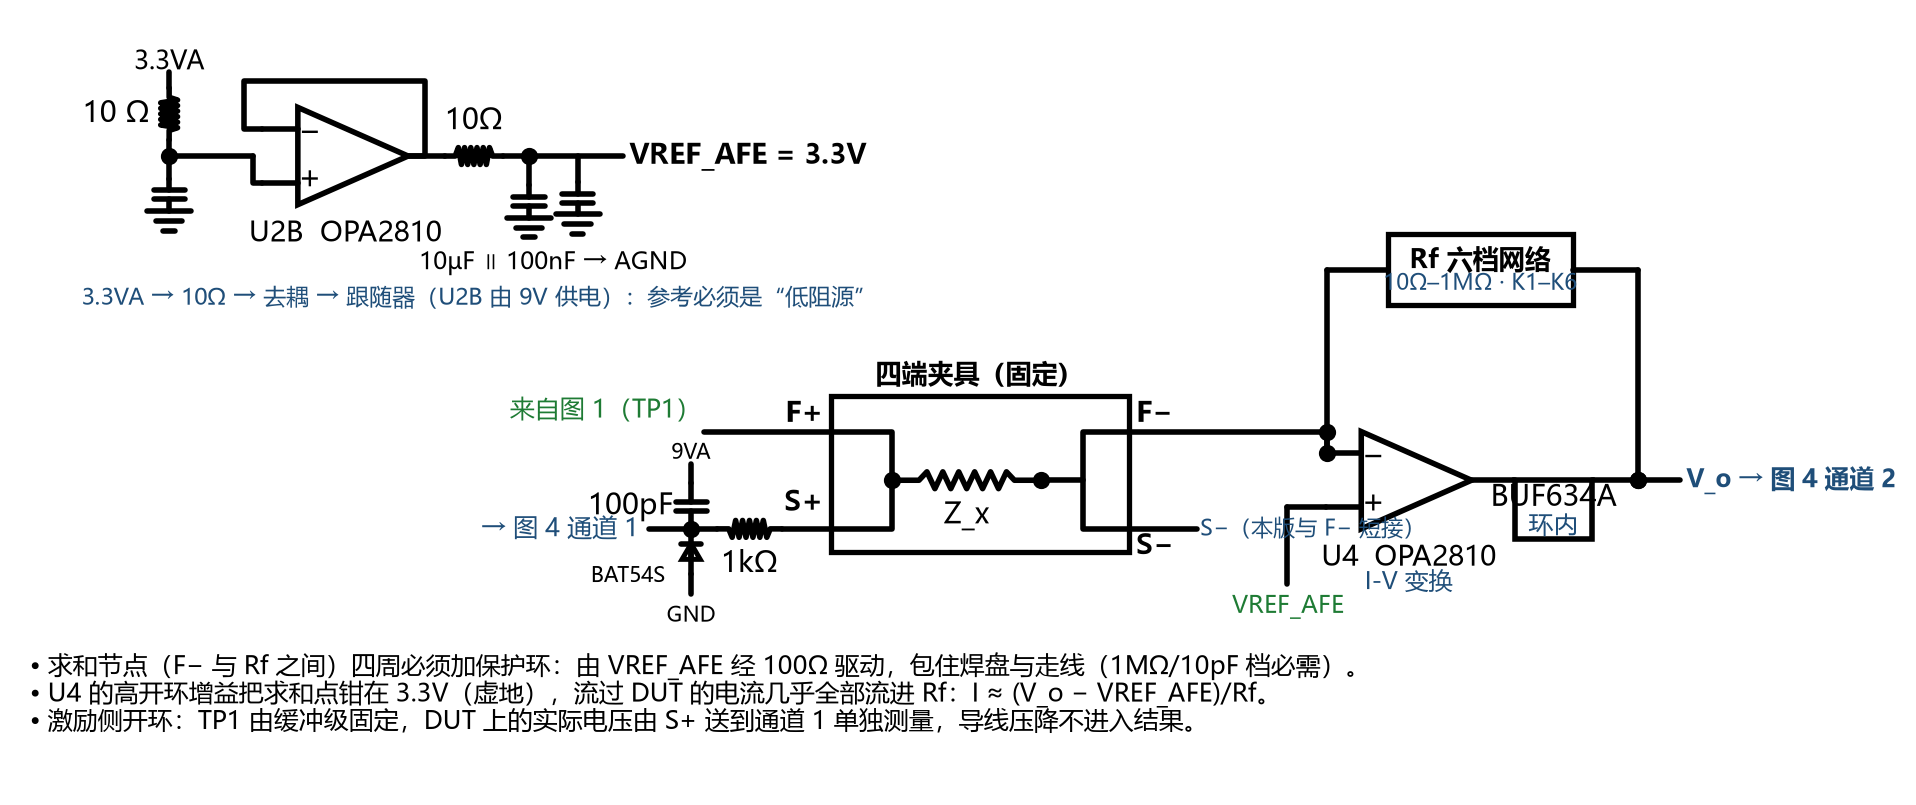

Reproduce this figure in Python.
# -*- coding: utf-8 -*-
"""图 2  模拟前端主体：3.3V 参考（VREF_AFE）+ 四端夹具 + 自动平衡电桥（I-V 变换）"""
import sys, os
sys.path.insert(0, os.path.dirname(os.path.abspath(__file__)))
from schlib import Sch, BLUE, GREEN
from matplotlib.patches import Polygon, Rectangle


def diode_up(s, x, y1, y2, label="", fs=8.0):
    mid = (y1 + y2) / 2
    tri = [(x - 0.14, mid - 0.12), (x + 0.14, mid - 0.12), (x, mid + 0.12)]
    s.ax.add_patch(Polygon(tri, closed=True, fill=False, lw=1.8, zorder=3))
    s.wire([(x - 0.15, mid + 0.12), (x + 0.15, mid + 0.12)])
    s.wire([(x, y1), (x, mid - 0.12)])
    s.wire([(x, mid + 0.12), (x, y2)])
    if label:
        s.text(x + 0.18, mid, label, ha="left", fs=fs)


s = Sch((-1.0, 27.5), (-3.4, 8.4), w=12.0)

# ================= 3.3V 参考（9V 供电才能摆开） =================
xv = 1.3
s.text(xv, 7.75, "3.3VA", ha="center", fs=9.5)
s.wire([(xv, 7.60), (xv, 7.35)])
s.res((xv, 7.35), (xv, 6.55), "10 Ω", loc="left")
s.dot(xv, 6.30)
s.wire([(xv, 6.55), (xv, 6.30)])
s.wire([(xv, 6.30), (xv, 5.95)])
s.cap((xv, 5.95), (xv, 5.45), "", loc="left")
s.gnd(xv, 5.45)
s.wire([(xv, 6.30), (2.60, 6.30)])

in1, in2, out = s.opamp(4.05, 6.30, label="U2B  OPA2810", fs=10)
s.wire([(2.60, 6.30), (2.60, in2[1]), in2])
s.wire([out, (5.25, 6.30), (5.25, 7.45), (in1[0] - 0.28, 7.45),
        (in1[0] - 0.28, in1[1]), in1])
s.wire([out, (5.55, 6.30)])
s.res((5.55, 6.30), (6.45, 6.30), "10Ω", loc="above" if False else "top")
s.dot(6.85, 6.30)
s.wire([(6.45, 6.30), (8.30, 6.30)])
# 10µF ∥ 100nF
s.wire([(6.85, 6.30), (6.85, 5.85)])
s.cap((6.85, 5.85), (6.85, 5.35), "")
s.gnd(6.85, 5.35)
s.wire([(7.60, 6.30), (7.60, 5.90)])
s.cap((7.60, 5.90), (7.60, 5.40), "")
s.gnd(7.60, 5.40)
s.text(7.22, 4.85, "10µF ∥ 100nF → AGND", ha="center", va="top", fs=8.5)
s.text(8.40, 6.30, "VREF_AFE = 3.3V", ha="left", va="center", fs=10, weight="bold")
s.text(-0.05, 4.30, "3.3VA → 10Ω → 去耦 → 跟随器（U2B 由 9V 供电）：参考必须是“低阻源”", ha="left", va="top", fs=8.3, color=BLUE)

# ================= 四端夹具 =================
bx, by, bw, bh = 11.5, 0.20, 4.6, 2.40
s.ax.add_patch(Rectangle((bx, by), bw, bh, fill=False, lw=1.9, zorder=3))
s.text(bx + bw / 2, by + bh + 0.10, "四端夹具（固定）", ha="center", va="bottom",
       fs=9.5, weight="bold")
# DUT
s.res((12.45, 1.30), (14.75, 1.30), "Z_x", loc="bottom")
s.dot(12.45, 1.30)
s.dot(14.75, 1.30)
s.wire([(bx, 2.05), (12.45, 2.05), (12.45, 1.30)])
s.wire([(bx, 0.55), (12.45, 0.55), (12.45, 1.30)])
s.wire([(14.75, 1.30), (15.40, 1.30), (15.40, 2.05), (bx + bw, 2.05)])
s.wire([(15.40, 1.30), (15.40, 0.55), (bx + bw, 0.55)])
# 端子名（框外）
s.text(bx - 0.12, 2.32, "F+", ha="right", fs=10, weight="bold")
s.text(bx - 0.12, 0.95, "S+", ha="right", fs=10, weight="bold")
s.text(bx + bw + 0.12, 2.32, "F−", ha="left", fs=10, weight="bold")
s.text(bx + bw + 0.12, 0.28, "S−", ha="left", fs=10, weight="bold")

# 激励
s.wire([(9.55, 2.05), (bx, 2.05)])
s.text(9.50, 2.38, "来自图 1（TP1）", ha="right", fs=9, color=GREEN)

# S+ → 1k → 保护 → 通道 1
s.wire([(bx, 0.55), (10.75, 0.55)])
s.res((10.75, 0.55), (9.75, 0.55), "1kΩ", loc="bottom")
s.dot(9.35, 0.55)
s.wire([(9.75, 0.55), (8.70, 0.55)])
diode_up(s, 9.35, 0.55, -0.15, "", fs=7.5)
s.text(8.95, -0.18, "BAT54S", ha="right", fs=7.5)
s.wire([(9.35, -0.15), (9.35, -0.45)])
s.text(9.35, -0.62, "GND", ha="center", va="top", fs=7.5)
s.cap((9.35, 0.55), (9.35, 1.25), "100pF", loc="left")
s.wire([(9.35, 1.25), (9.35, 1.55)])
s.text(9.35, 1.72, "9VA", ha="center", fs=7.5)
s.text(8.55, 0.55, "→ 图 4 通道 1", ha="right", va="center", fs=9, color=BLUE)

# ================= I-V 变换 =================
icx, icy = 20.45, 1.30
iv1, iv2, ivout = s.opamp(icx, icy, label="U4  OPA2810", extra="I-V 变换", fs=10)
# F− → 反相输入
s.wire([(bx + bw, 2.05), (19.15, 2.05), (19.15, iv1[1]), iv1])
s.dot(19.15, 2.05)
# S− 说明
s.wire([(bx + bw, 0.55), (17.15, 0.55)])
s.text(17.20, 0.55, "S−（本版与 F− 短接）", ha="left", va="center", fs=8, color=BLUE)
# 同相输入 → 虚地
s.wire([iv2, (iv2[0] - 0.60, iv2[1])])
s.wire([(iv2[0] - 0.60, iv2[1]), (iv2[0] - 0.60, -0.30)])
s.text(iv2[0] - 0.58, -0.45, "VREF_AFE", ha="center", va="top", fs=8.5, color=GREEN)
# 输出 → 缓冲
s.wire([ivout, (22.05, icy)])
s.buffer(22.05, icy - 0.45, 1.20, 0.90, "BUF634A", "环内")
s.wire([(23.25, icy), (24.60, icy)])
s.dot(23.95, icy)
s.text(24.70, icy, "V_o → 图 4 通道 2", ha="left", va="center", fs=9, weight="bold", color=BLUE)

# 反馈：Rf 网络（图 3）
xA, xB, yF = 19.15, 23.95, 4.55
s.wire([(xA, iv1[1]), (xA, yF)])
s.wire([(xB, icy), (xB, yF)])
s.dot(xA, iv1[1])
s.dot(xB, icy)
s.ax.add_patch(Rectangle((20.10, yF - 0.55), 2.85, 1.10, fill=False, lw=1.9, zorder=3))
s.text(21.52, yF + 0.14, "Rf 六档网络", ha="center", fs=9.5, weight="bold")
s.text(21.52, yF - 0.22, "10Ω–1MΩ · K1–K6", ha="center", fs=7.8, color=BLUE)
s.wire([(xA, yF), (20.10, yF)])
s.wire([(22.95, yF), (xB, yF)])

# ================= 注释 =================
s.text(-0.85, -1.35,
       "• 求和节点（F− 与 Rf 之间）四周必须加保护环：由 VREF_AFE 经 100Ω 驱动，包住焊盘与走线（1MΩ/10pF 档必需）。\n"
       "• U4 的高开环增益把求和点钳在 3.3V（虚地），流过 DUT 的电流几乎全部流进 Rf：I ≈ (V_o − VREF_AFE)/Rf。\n"
       "• 激励侧开环：TP1 由缓冲级固定，DUT 上的实际电压由 S+ 送到通道 1 单独测量，导线压降不进入结果。",
       ha="left", va="top", fs=9, color="k")

s.save(os.path.join(os.path.dirname(os.path.abspath(__file__)), "fig2_afe.png"))
